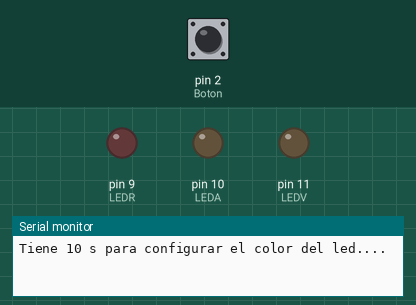
Recording of a sketch running on a simulated Arduino Uno, built with avr-gcc and run on an emulated ATmega328P. Shown: output pins drawn as LEDs (lit = HIGH), the last lines printed to the serial monitor. The inputs (shaded band) are chosen by the test bench; at power-on: pin 2 (Boton) LOW.

Above: at 0.1 s.
At 10.1 s:
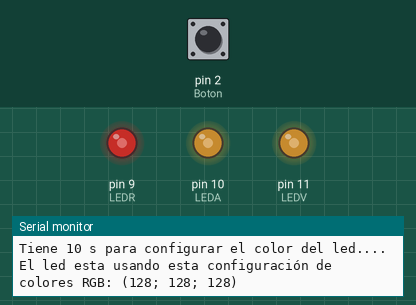
Timing chart, 0 to 11.6 s (numbered marks = the images above):
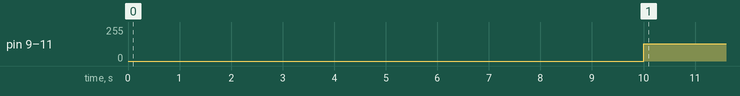

The sketch:

TP_3.ino
```cpp
#define Boton 2
#define PotRojo A0
#define PotVerde A1
#define PotAzul A2
#define LEDR 9
#define LEDA 10
#define LEDV 11

int estadoBoton = 0;
bool configuracionCompletada = false;
int diezsegundos = 10000;
void setup() {
  pinMode(Boton, INPUT);
  pinMode(PotRojo, INPUT);
  pinMode(PotVerde, INPUT);
  pinMode(PotAzul, INPUT);
  pinMode(LEDR, OUTPUT);
  pinMode(LEDV, OUTPUT);
  pinMode(LEDA, OUTPUT);

  Serial.begin(9600);
}

void loop() {
  while (digitalRead(Boton) == HIGH) {
  }
  Serial.println("Tiene 10 s para configurar el color del led....");

  delay(diezsegundos);
  int valorRojo = analogRead(PotRojo) / 4;
  int valorVerde = analogRead(PotVerde) / 4;
  int valorAzul = analogRead(PotAzul) / 4;

  Serial.print("El led esta usando esta configuración de colores RGB: (");
  Serial.print(valorRojo);
  Serial.print("; ");
  Serial.print(valorVerde);
  Serial.print("; ");
  Serial.print(valorAzul);
  Serial.println(")");
  analogWrite(LEDR, valorRojo);
  analogWrite(LEDV, valorVerde);
  analogWrite(LEDA, valorAzul);


  while (digitalRead(Boton) == LOW) {

  }
  configuracionCompletada = false;
}
```

Measured:
- by itself, pin 9 (LEDR), pin 10 (LEDA), pin 11 (LEDV): 0/255 → 128/255 at 10.0 s
